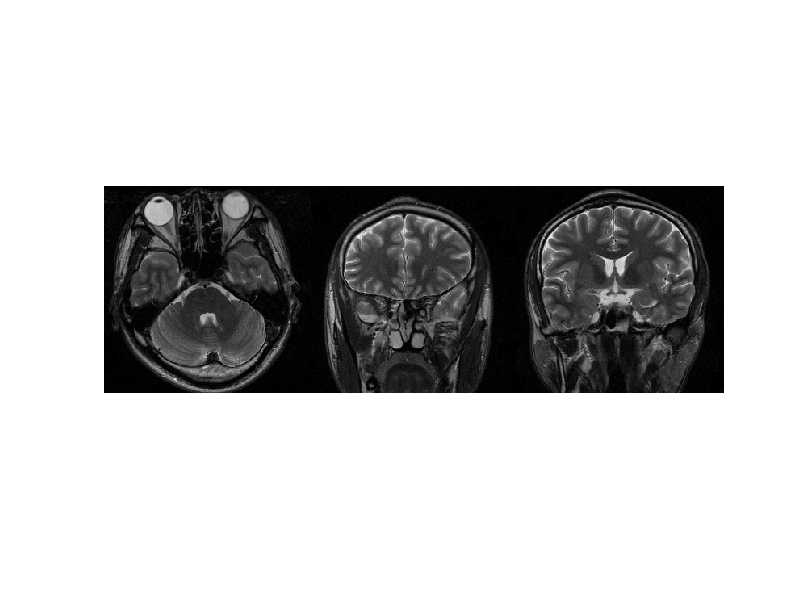

Here is the MATLAB script that generated this plot:
load SIAT_Test1.mat; SIAT_Test1 = SIAT_Test1./max(abs(SIAT_Test1(:)));
load SIAT_Test2.mat; SIAT_Test2 = SIAT_Test2./max(abs(SIAT_Test2(:)));
load SIAT_Test3.mat; SIAT_Test3 = SIAT_Test3./max(abs(SIAT_Test3(:)));
figure(334);imshow([abs(SIAT_Test1),abs(SIAT_Test2),abs(SIAT_Test3)],[]);
